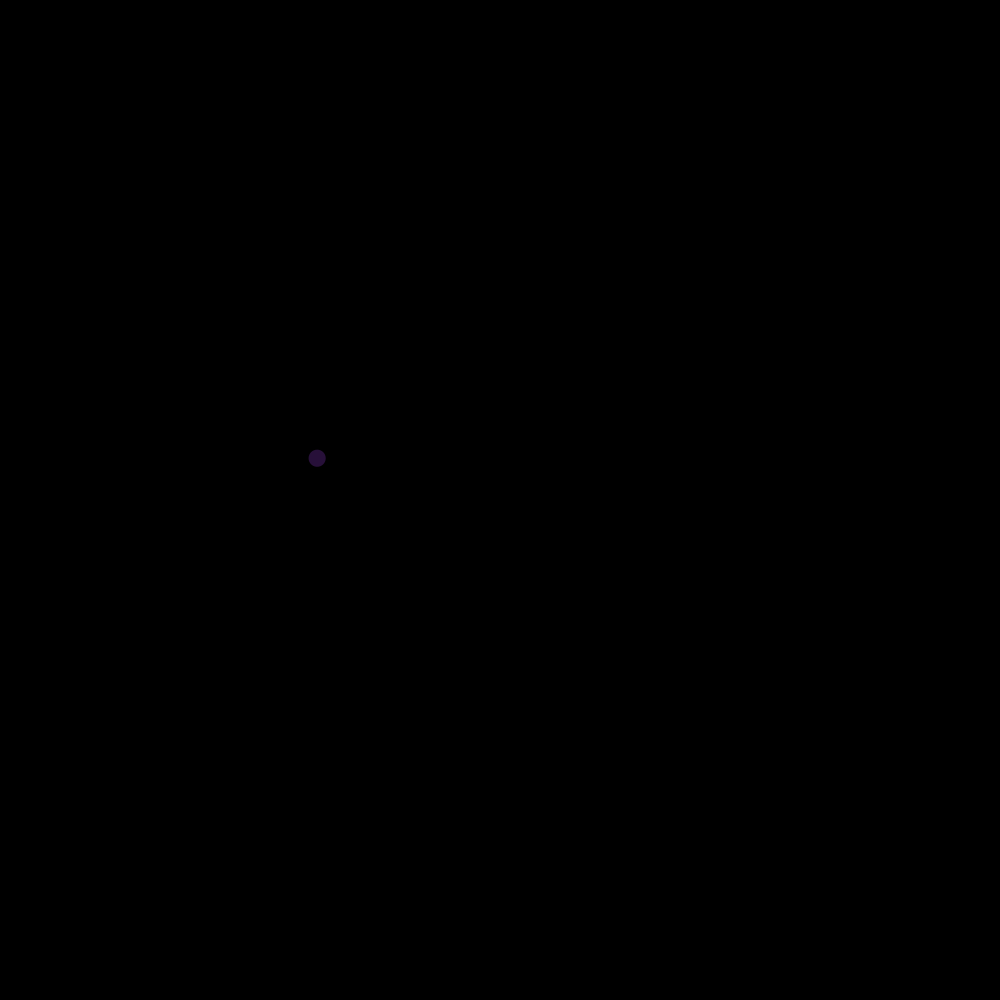
Frame 1 (no input)
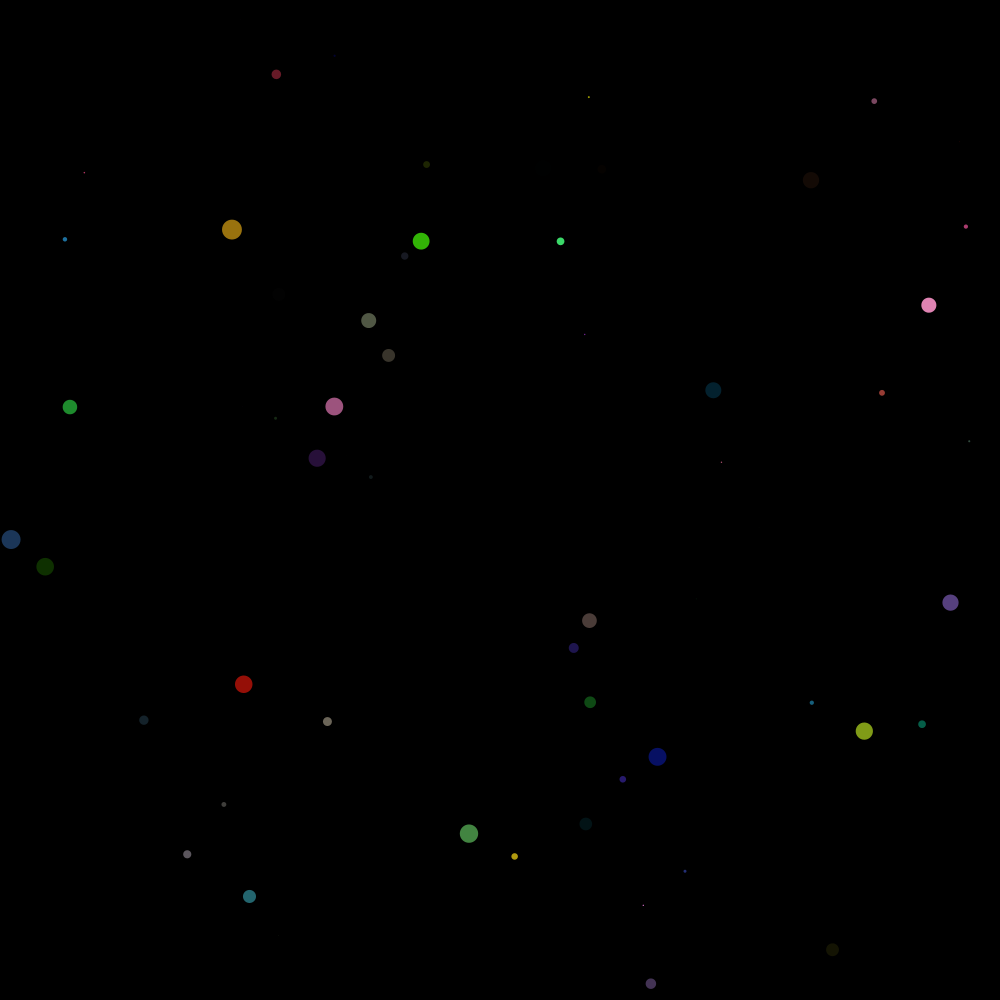
Frame 60 (the mouse pressed at the canvas centre just before this capture)
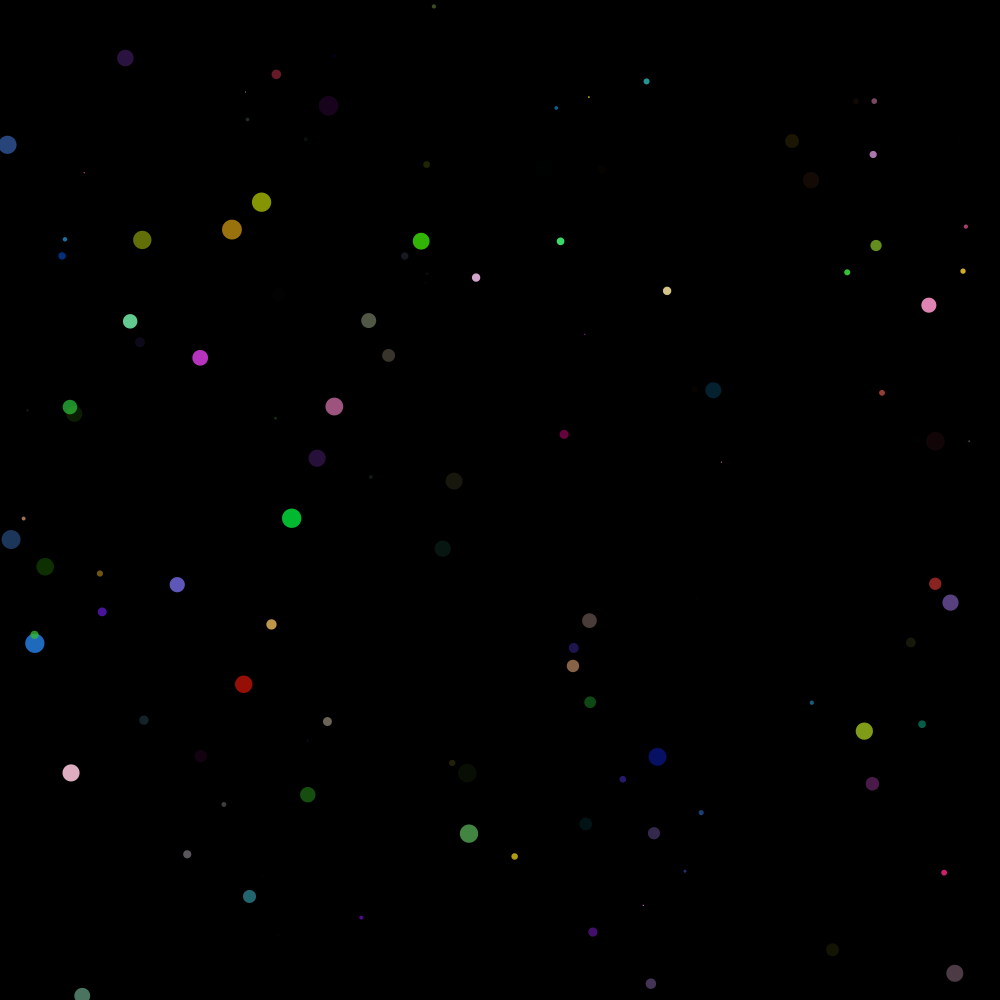
Frame 120 (the mouse held since frame 60 and released just before this capture)

The Processing sketch that drew these frames (run headless with seeded random() and noise(); from frame 60 on, the mouse is pressed at the canvas centre):

// Processing sketch: dotsspace
// ── dotsspace.pde
float r;
float g;
float b;
float a;

float diam;
float x;
float y;

void setup() {
  size (1000,1000);
  background(0);
  smooth();
}

void draw() {
  r = random (255);
  g = random (255);
  b = random (255);
  a = random (255);
  diam = random (20);
  x = random (width);
  y = random (height);
  
  noStroke();
  fill (r, g, b, a);
  ellipse(x, y, diam, diam);
}
